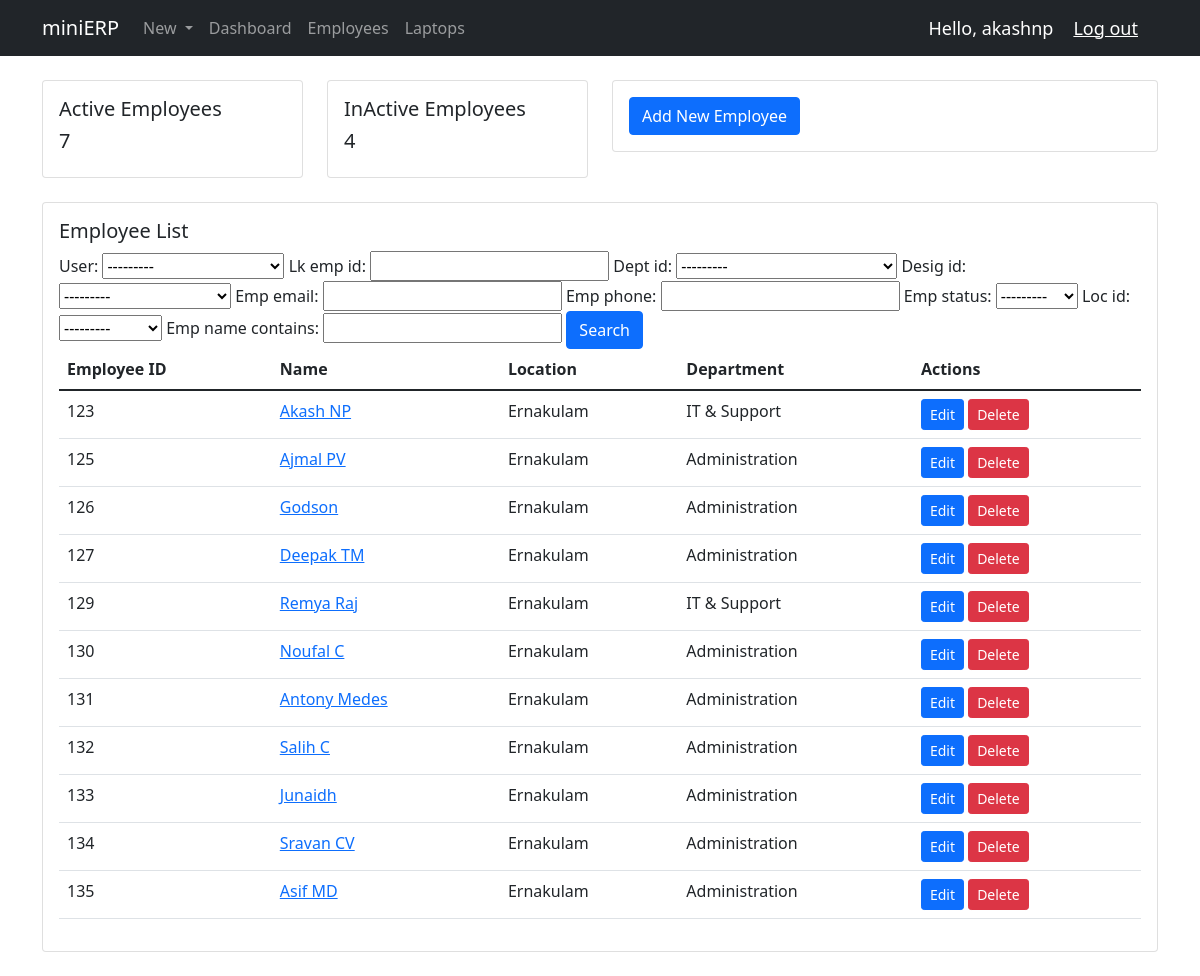
Before: /dash_employees/ (signed in) with the older database file.
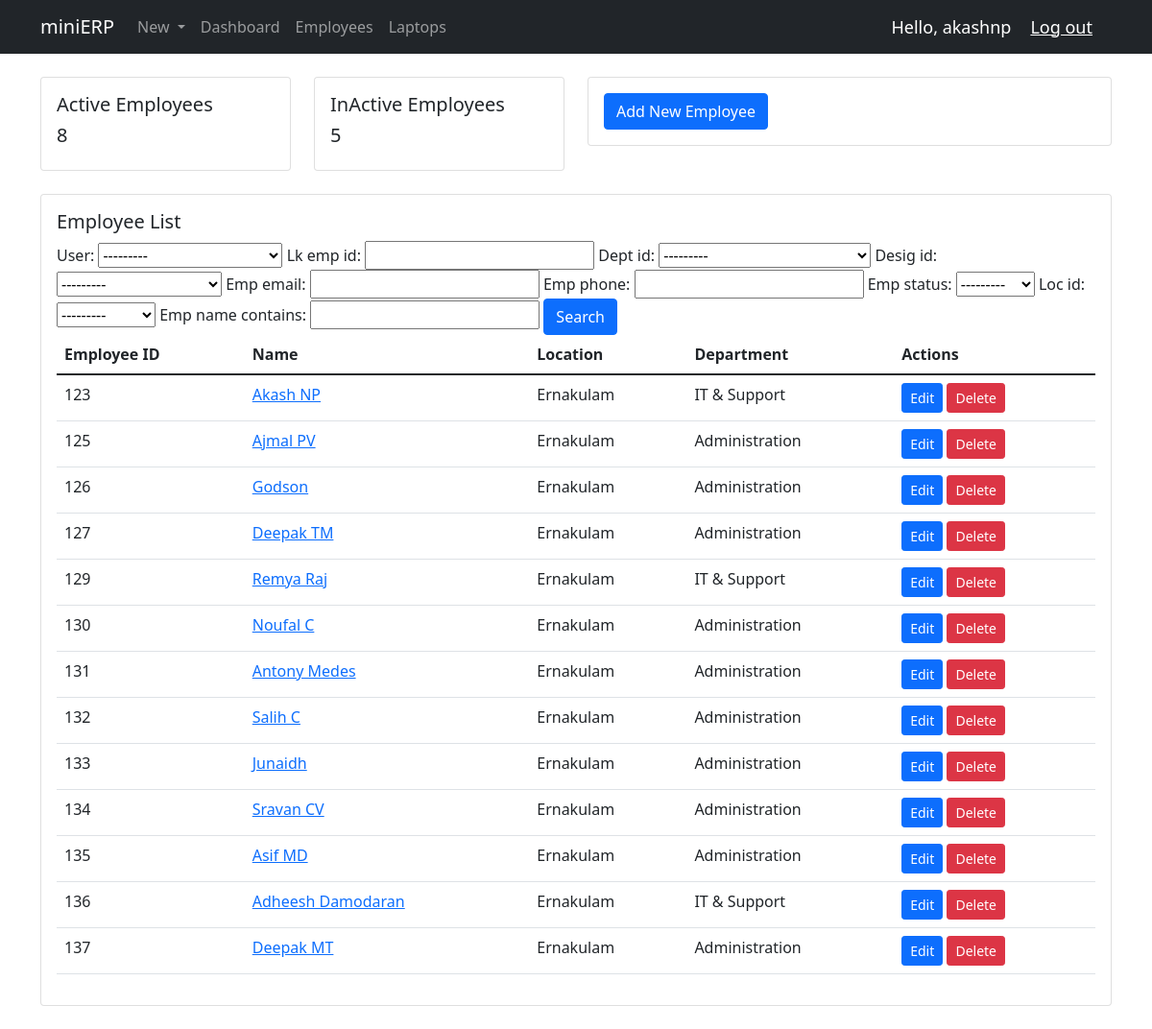
After: the same page with the newer database file.
### hardware/models.py (models this page shows, shortened)
class Employee(models.Model):
    EMPLOYEE_STATUS = (
        ('Active', 'Active'),
        ('InActive', 'Inactive'),
    )
    user = models.OneToOneField(User, null=True, on_delete=models.CASCADE)
    emp_id = models.AutoField(primary_key=True, editable=False)
    lk_emp_id = models.CharField(null=True, blank=True, max_length=15)
    dept_id = models.ForeignKey(Department, null=True, on_delete=models.SET_NULL)
    desig_id = models.ForeignKey(Designation, null=True, on_delete=models.SET_NULL)
    profilePic = models.ImageField(null=True, blank=True)
    emp_name = models.CharField(max_length=100, null=True)
    emp_email = models.CharField(max_length=100, null=True)
    emp_phone = models.IntegerField(null=True)
    emp_status = models.CharField(max_length=10, null=True, choices=EMPLOYEE_STATUS)
    loc_id = models.ForeignKey(Location, null=True, blank=False, on_delete=models.SET_NULL)
    emp_date_joined = models.DateField
    emp_date_exited = models.DateField
    emp_date_created = models.DateField(auto_now_add=True)
    history = HistoricalRecords()

class Location(models.Model):
    location_id = models.AutoField(primary_key=True, editable=False)
    location = models.CharField(max_length=20, null=True)
    def __str__(self):
        return self.location

class Department(models.Model):
    department_id = models.AutoField(primary_key=True, editable=False)
    dept_name = models.CharField(max_length=50, null=False, blank=False)
    def __str__(self):
        return self.dept_name

### hardware/decorators.py (the view)
        def wrapper_func(request, *args, **kwargs):
            group = None
            if request.user.groups.exists():
                group = request.user.groups.all()[0].name
            if group in allowed_roles:
                return view_func(request, *args, **kwargs)
            else:
                return HttpResponse("You are not authorized to view this page!")

### hardware/models.py (called while the page is built)
    def __str__(self):
        return self.designation

### hardware/views.py (called while the page is built)
@login_required(login_url='login')
@allowed_users(allowed_roles=['admin'])
def employees(request):
    employees = Employee.objects.all()
    active_emps = Employee.objects.filter(emp_status = 'Active').count()
    inactive_emps = Employee.objects.filter(emp_status = 'InActive').count()
    myFilter = EmployeeFilter(request.GET, queryset=employees)
    employees = myFilter.qs
    context = {'active_emps': active_emps, 'inactive_emps': inactive_emps, 'employees': employees,
    'myFilter':myFilter}
    return render(request, 'hardware/dash_employees.html', context)

### hardware/templates/hardware/dash_employees.html
{% extends 'hardware/main.html' %}
{% load crispy_forms_tags %}
{% block content %}
<div class="container">
    <div class="row">
        <div class="col-md-6">
            <div class="row">
                <div class="col-sm-6">
                  <div class="card">
                    <div class="card-body">
                      <h5 class="card-title">Active Employees</h5>
                      <h5>{{active_emps}}</h5>
                    </div>
                  </div>
                </div>
                <div class="col-sm-6">
                  <div class="card">
                    <div class="card-body">
                      <h5 class="card-title">InActive Employees</h5>
                      <h5>{{inactive_emps}}</h5>
                    </div>
                  </div>
                </div>
              </div>
            </div>
        <div class="col-md-6">
          <div class="card">
            <div class="card-body">
              <div class="card-text">
                <a class="btn btn-primary" href="{% url 'employee_add' %}">Add New Employee</a>
              </div>
            </div>
          </div>
        </div>
    </div>
    <div class="row my-4">
        <div class="col">
            <div class="card card-body">
                <h5 class="card-title">Employee List</h5>
                <form method="GET">
                  {{myFilter.form}}
                  <button class="btn btn-primary" type="submit">Search</button>
                </form>
                <table class="table table-stripped">
                    <thead>
                      <tr>
                        <th scope="col">Employee ID</th>
                        <th scope="col">Name</th>
                        <th scope="col">Location</th>
                        <th scope="col">Department</th>
                        <th scope="col">Actions</th>
                      </tr>
                    </thead>
                    <tbody>
                      {% for employee in employees %}
                      <tr>
                        <td>{{employee.emp_id}}</td>
                        <td><a href="{% url 'employee' pk=employee.emp_id %}">{{employee.emp_name}}</a></td>
                        <td>{{employee.loc_id}}</td>
                        <td>{{employee.dept_id}}</td>
                        <td><a class="btn btn-primary btn-sm" href="{% url 'employee_edit' pk=employee.emp_id %}">Edit</a> <a href="{% url 'employee_del' pk=employee.emp_id %}" class="btn btn-danger btn-sm">Delete</a></td>
                      </tr>
                      {% endfor %}
                    </tbody>
                </table>
            </div>
        </div>
    </div>
</div>
{% endblock %}

### hardware/templates/hardware/main.html (shortened to what this page needs)
<!DOCTYPE html>
<html lang="en">
<head>
    <link href="https://cdn.jsdelivr.net/npm/bootstrap@5.1.3/dist/css/bootstrap.min.css" rel="stylesheet">
</head>
<body>
    {% include 'hardware/navbar.html' %}
    <br>
    {% block content %}
    {% endblock %}
</body>
</html>

### hardware/templates/hardware/navbar.html (shortened to what this page needs)
<nav class="navbar navbar-expand-lg navbar-dark bg-dark">
    <div class="container">
        <span class="navbar-brand mb-0 h1">miniERP</span>
      <div class="collapse navbar-collapse" id="navbarSupportedContent">
        <ul class="navbar-nav me-auto mb-2 mb-lg-0">
          {% if request.user.is_staff %}
          <li class="nav-item dropdown">
            <a class="nav-link dropdown-toggle" href="#" id="navbarDropdown" role="button" data-bs-toggle="dropdown" aria-expanded="false">
              New
            </a>
          </li>
          <li class="nav-item">
            <a class="nav-link" aria-current="page" href="{% url 'home' %}">Dashboard</a>
          </li>
          <li class="nav-item">
            <a class="nav-link" aria-current="page" href="{% url 'dash_employees' %}">Employees</a>
          </li>
          <li class="nav-item">
            <a class="nav-link" aria-current="page" href="{% url 'dash_laptops' %}">Laptops</a>
          </li>
          {% else %}
          <li class="nav-item">
            <a class="nav-link" aria-current="page" href="{% url 'empSettingsPage' %}">Settings</a>
          </li>
          {% endif %}
        </ul>
      </div>
      <span class="logout-text">Hello, {{request.user}}</span>
      <span><a class="logout-text" href="{% url 'logout' %}">Log out</a></span>
    </div>
  </nav>

### hardware/templates/hardware/navbar.html (style rules this page uses)
.logout-text { font-size: 18px; color: #fff; margin-right: 20px; }

Changed rows visible on the page:
added Employee: emp_id "136", emp_name "Adheesh Damodaran", loc_id "Ernakulam", dept_id "IT & Support"
added Employee: emp_id "137", emp_name "Deepak MT", loc_id "Ernakulam", dept_id "Administration"
Other visible differences:
{{ active_emps }}: "7" → "8"
{{ inactive_emps }}: "4" → "5"
